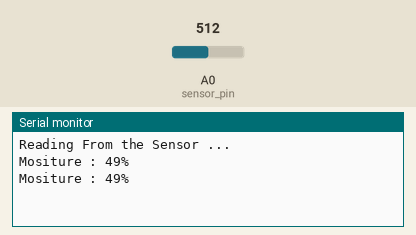
This sketch was run on a simulated Arduino Uno, built with avr-gcc and run on an emulated ATmega328P. Parts: the last lines printed to the serial monitor. The test bench sets the inputs (shaded band); at power-on: A0 (sensor_pin) = 512.

Above: at 3.2 s.
3.3 s: A0 (sensor_pin) set to 716
At 4.6 s:
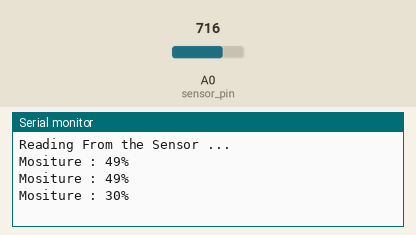
4.8 s: A0 (sensor_pin) set to 900
At 5.5 s:
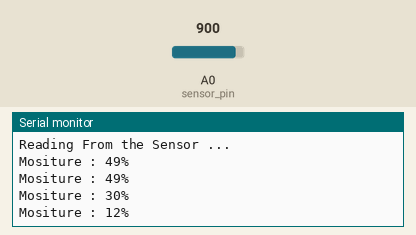
Timing chart, 0 to 7.8 s (numbered marks = the images above; inputs shaded):
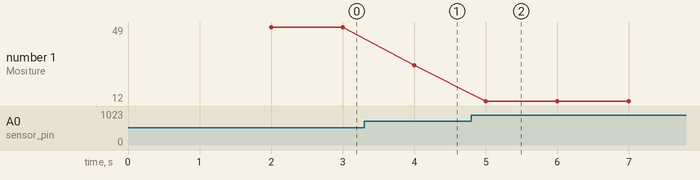

The sketch:

32-HW103toprakNem.ino
```cpp
int sensor_pin = A0;                  //Sensörün takılacağı pin
int output_value = 0;

void setup() {
   pinMode(sensor_pin, INPUT);        //Sensörün takılacağı pini INPUT olarak ayarlıyoruz.
   Serial.begin(9600);
   Serial.println("Reading From the Sensor ...");
   delay(2000);
}
void loop() {
   output_value= analogRead(sensor_pin);
   output_value = map(output_value,1023,0,0,100);
   Serial.print("Mositure : ");
   Serial.print(output_value);
   Serial.println("%");
   delay(1000);
}
```

Measured:
- after the input at 3.3 s, the serial monitor: prints a new line after 0.70 s (image 1)
- after the input at 4.8 s, the serial monitor: prints a new line after 0.20 s (image 2)
- plotted number 1: 49 → 30 after the input at 3.3 s, 30 → 12 after the input at 4.8 s
